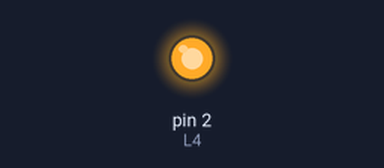
Recording of a sketch running on a simulated Arduino Uno, built with avr-gcc and run on an emulated ATmega328P. Shown: output pins drawn as LEDs (lit = HIGH).

Above: at 0.1 s.
Timing chart, 0 to 1.6 s (numbered marks = the images above):
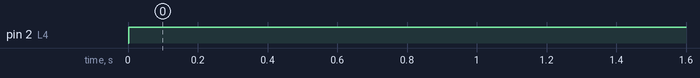

Measured:
- by itself, pin 2 (L4): LOW → HIGH at 0.00 s

The sketch:

Arduino8x8LED.ino
```cpp
#define L4 2
#define C1 3

void setup() {
  Serial.begin(9600);
  delay(2);
  pinMode(L4, OUTPUT);
  pinMode(C1, OUTPUT);
}

void loop() {
  digitalWrite(L4, HIGH);
  digitalWrite(C1, LOW);
}
```
